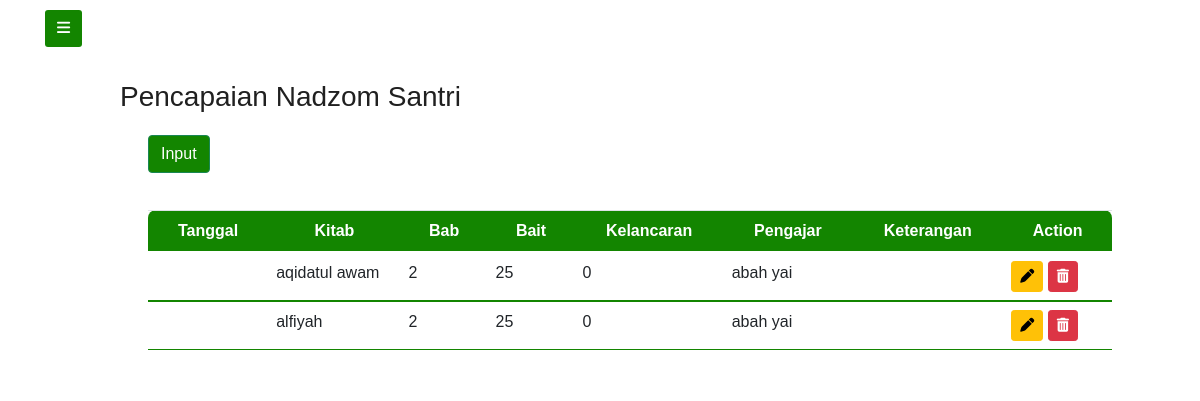
The page /pengajar/input_nadzom/ on the database as committed earlier.
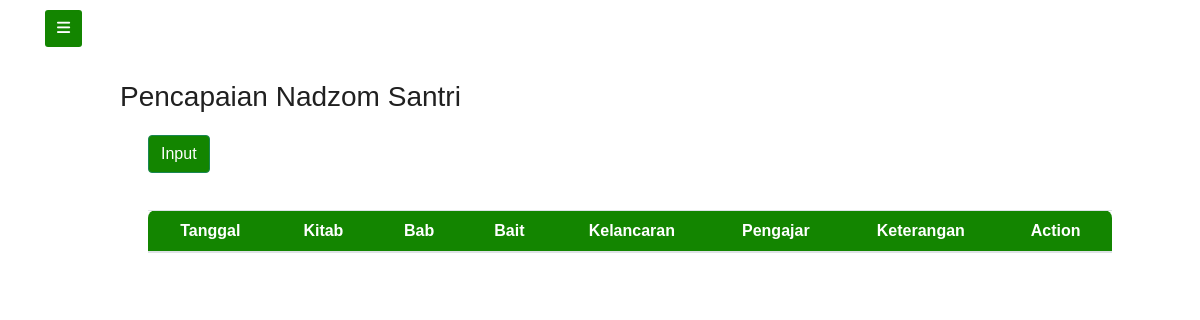
The same page on the database as committed later.
### pengajar/models.py (models this page shows)
class Nadzom (models.Model):
    kitab = models.CharField(default=0, max_length=30)
    bab = models.IntegerField(default=0)
    bait = models.IntegerField(default=0)
    kelancaran = models.CharField(default=0, max_length=30)
    pengajar = models.CharField(default=0, max_length=30)
    keterangan = models.CharField(default=0, max_length=30)

### pengajar/views.py (the view, shortened to what this page needs)
# urls.py: path('input_nadzom/', views.input_nadzom),
def input_nadzom(req):
    ndzm = models.Nadzom.objects.all()
    return render(req, 'pengajar/pengajar_input_nadzom.html', {
        'data': ndzm,
    })

### pengajar/templates/pengajar/pengajar_input_nadzom.html (shortened to what this page needs)
{% extends "pengajar/input.html" %}
{% block content %}
<h3>Pencapaian Nadzom Santri</h3>
<nav class="navbar navbar-light bg-white">
    <div class="container-fluid">
        <a class="navbar-brand">
            <button type="button" class="btn btn-success" data-bs-toggle="modal" data-bs-target="#staticBackdrop"
                style="background-color: #138500;">
                Input
            </button>
        </a>
    </div>
</nav>
<div class="card-body table-responsive">
    <div class="min-h-screen bg-white py-2">
        <div class="container-fluid">
            <table class="table">
                <thead class="" style="background-color: #138500; color: #FFFFFF;">
                    <tr>
                        <th class="font-semibold text-sm uppercase px-4 py-2 text-center"> Tanggal </th>
                        <th class="font-semibold text-sm uppercase px-4 py-2 text-center"> Kitab </th>
                        <th class="font-semibold text-sm uppercase px-4 py-2 text-center"> Bab </th>
                        <th class="font-semibold text-sm uppercase px-4 py-2 text-center"> Bait </th>
                        <th class="font-semibold text-sm uppercase px-4 py-2 text-center"> Kelancaran </th>
                        <th class="font-semibold text-sm uppercase px-4 py-2 text-center"> Pengajar </th>
                        <th class="font-semibold text-sm uppercase px-4 py-2 text-center"> Keterangan </th>
                        <th class="font-semibold text-sm uppercase px-4 py-2 text-center"> Action </th>
                    </tr>
                </thead>
                {%for d in data%}
                <tbody class="divide-y divide-gray-500" style="border-color: #138500;">
                    <tr>
                        <th scope="row" class="text-center">{{ d.tanggal }}</th>
                        <td>{{d.kitab}}</td>
                        <td>{{d.bab}}</td>
                        <td>{{d.bait}}</td>
                        <td>{{d.kelancaran}}</td>
                        <td>{{d.pengajar}}</td>
                        <td>{{d.keteragan}}</td>
                        <td>
                            <a class="btn btn-sm btn-warning"
                                href="/pengajar/pengajar_input_nadzom/{{d.id}}/editnadzom"><i
                                    class="fas fa-pen"></i></a>
                            <a class="btn btn-sm btn-danger"
                                href="/pengajar/pengajar_input_nadzom/{{d.id}}/deletenadzom"><i
                                    class="fas fa-trash-alt"></i></a>
                        </td>
                    </tr>
                </tbody>
                {%endfor%}
            </table>
        </div>
    </div>
</div>
</div>
{%endblock%}

Rows that differ between the two databases and show on the page:
removed Nadzom: kitab "aqidatul awam", bab "2", bait "25", kelancaran "0", pengajar "abah yai"
removed Nadzom: kitab "alfiyah", bab "2", bait "25", kelancaran "0", pengajar "abah yai"
